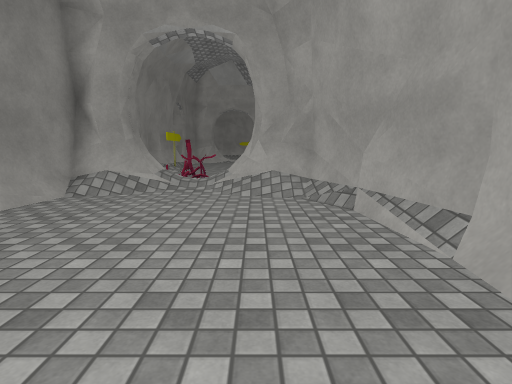
view 1 (above)

12 first-person views from a walk through a 3-D level made in the Unity game engine. The camera is 1.2 m above the floor, tilts 8° down and sees 80° across. Doors are open. The floor is counted in squares, 1 m on a side. Each view is taken from the middle of a square. On the plan, view 1 faces up. The plan holds only what a view shows up to about 13 squares ahead; the rest is blank. The place goes on beyond the plan. Some animated figures are not drawn. Some surface patterns are stand-ins.

view 2
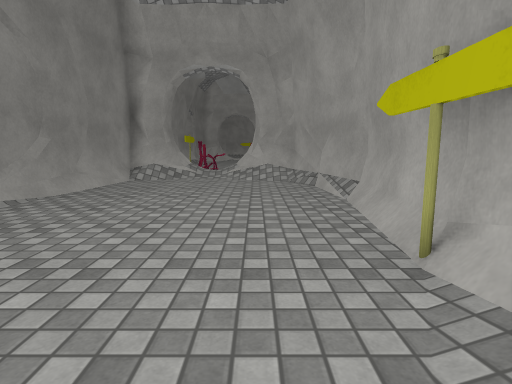

view 3
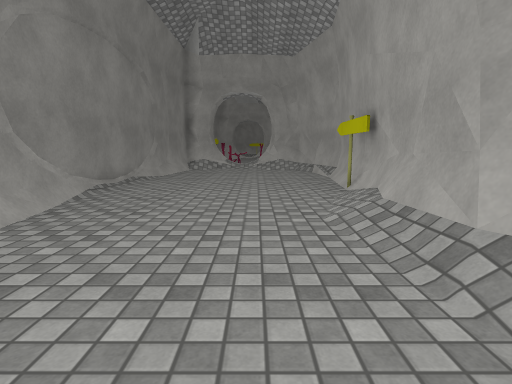

view 4
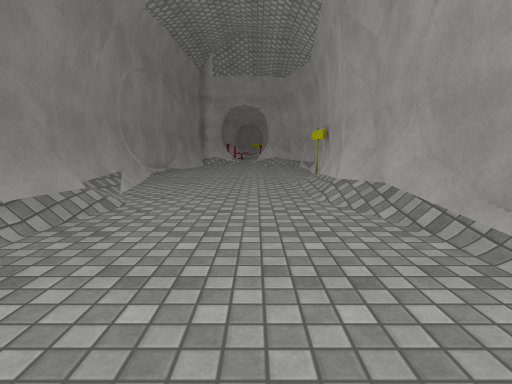

view 5
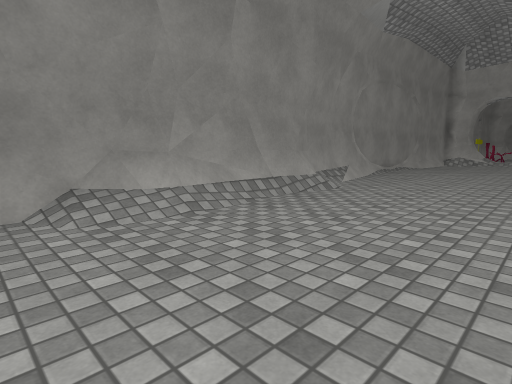

view 6
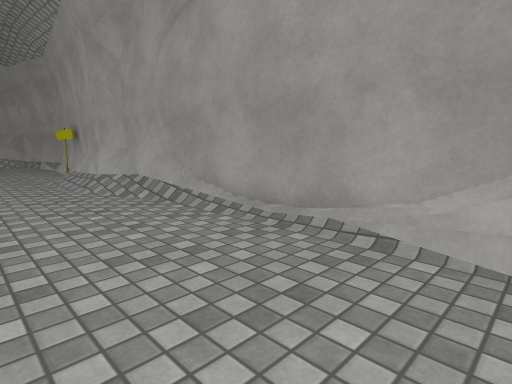

view 7
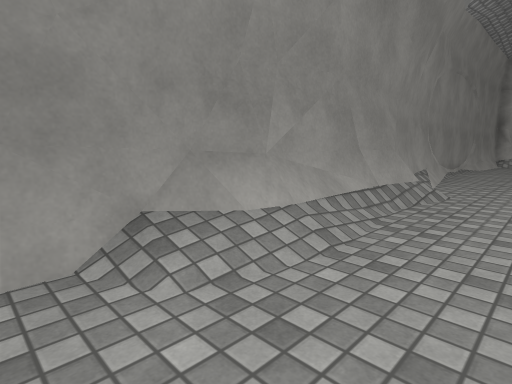

view 8
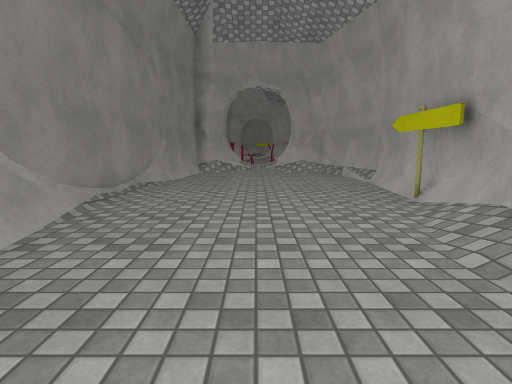

view 9
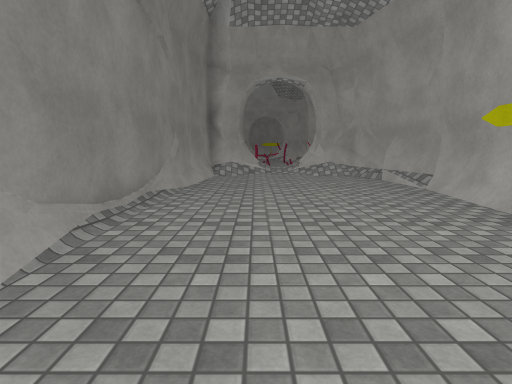

view 10
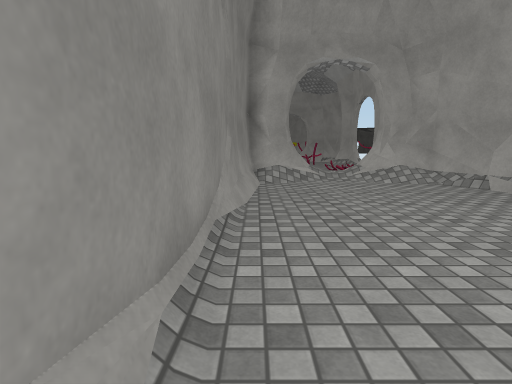

view 11
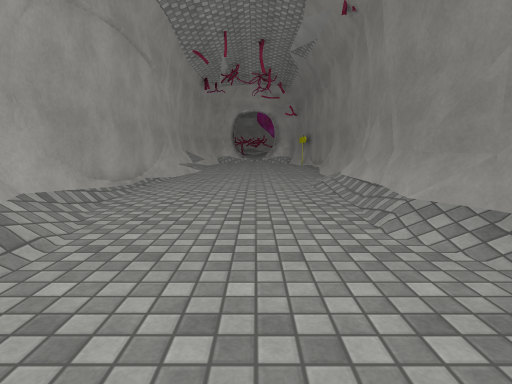

view 12
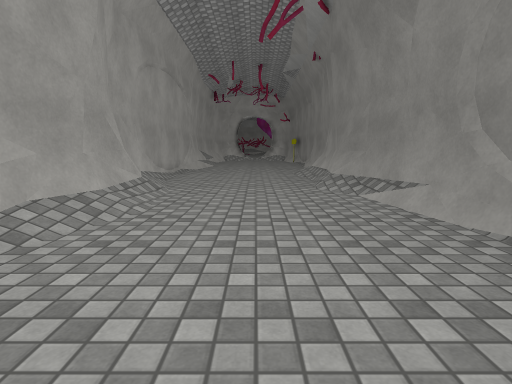

### Floor plan
Key: @ floor where view 1 was taken; # wall or solid block; . floor; / step, stairs or slope; = window, fence, low wall or low ledge.
Columns run from 6 left of view 1 to 3 right of it. Each row starts with its distance up from view 1.
  9  ###//###
  8  #/...//#
  7 ##......#
  6 ##......#
  5 #=......##
  4 #=.......#
  3 #.......##
  2 #.......=#
  1 #.......##
  0 #.....@.#
 -1 #.......#
 -2 #.......#
 -3 #....../#
 -4  =...../#
 -5 #=.....##
 -6 #=.....##
 -7 ##.....##
 -8  #...../#
 -9  #...../#
-10  #......#
-11  #......#
-12  #/.....#
-13  #/.....#
-14 ##/.....#
-15 #//.....#
-16 #/......#
-17 #=......#

Positions as (right, up) in squares from view 1, and headings:
1: (0, 0), facing up
2: (0, -4), facing up
3: (-1, -10), facing up
4: (-1, -15), facing up
5: (1, -17), facing up-left
6: (-2, -17), facing up-right
7: (-2, -17), facing up-left
8: (-2, -8), facing up
9: (-3, -6), facing up
10: (-5, -3), facing up
11: (-2, -4), facing down
12: (-2, 1), facing down
